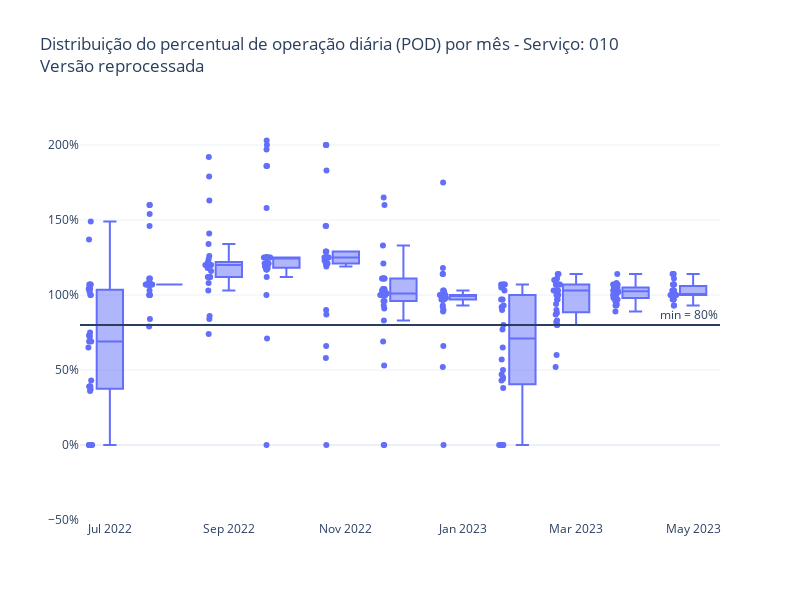

Source (notebook cell):
### Code cell
y = "perc_km_planejada"
title = "Distribuição do percentual de operação diária (POD) por mês - Serviço: 010 <br>Versão reprocessada"

fig = px.box(
    pod_pos_reprocessamento, 
    x="mes_ano", 
    y=y, 
    title=title,
    template="plotly_white",
    labels={
        "mes_ano": "",
        y: ""
    },
    points="all"
)

fig.update_layout(
    yaxis_range=[-50, 230],  
    yaxis_ticksuffix="%",
    width=800,
    height=600,
    showlegend=False,
)

fig.add_hline(y=80, annotation_text="min = 80%")  # Linha horizontal para indicar o mínimo de 80%

fig.show()

### Figure 1 — Plotly figure (JSON) as saved in the notebook; plotly's stock layout.template omitted (floating-point values rounded to 4 significant figures; data arrays with more than 128 entries replaced by an {"elided": "..."} marker saying what was removed)
{"data": [{"alignmentgroup": "True", "boxpoints": "all", "hovertemplate": "=%{y}<extra></extra>", "legendgroup": "", "marker": {"color": "#636efa"}, "name": "", "notched": false, "offsetgroup": "", "orientation": "v", "showlegend": false, "type": "box", "x": {"elided": "335 str values"}, "x0": " ", "xaxis": "x", "y": {"elided": "335 float values"}, "y0": " ", "yaxis": "y"}], "layout": {"annotations": [{"showarrow": false, "text": "min = 80%", "x": 1, "xanchor": "right", "xref": "x domain", "y": 80, "yanchor": "bottom", "yref": "y"}], "boxmode": "group", "height": 600, "legend": {"tracegroupgap": 0}, "shapes": [{"type": "line", "x0": 0, "x1": 1, "xref": "x domain", "y0": 80, "y1": 80, "yref": "y"}], "showlegend": false, "title": {"text": "Distribuição do percentual de operação diária (POD) por mês - Serviço: 010 <br>Versão reprocessada"}, "width": 800, "xaxis": {"anchor": "y", "domain": [0, 1], "title": {"text": ""}}, "yaxis": {"anchor": "x", "domain": [0, 1], "range": [-50, 230], "ticksuffix": "%", "title": {"text": ""}}}}
